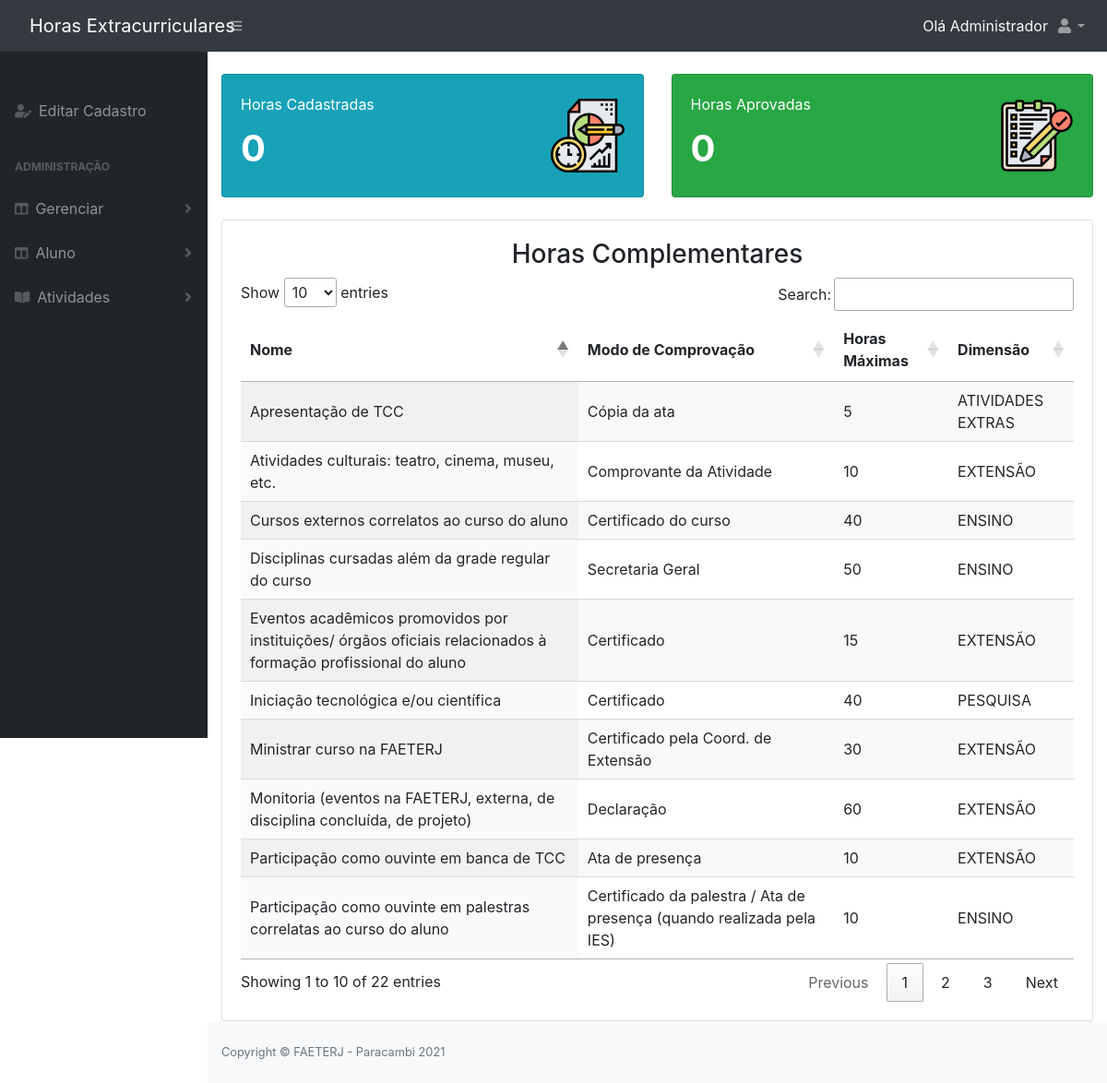
Page /aluno.php (signed in) on the committed database.
### tables this page shows
CREATE TABLE IF NOT EXISTS `atividade` (
  `id` INT NOT NULL PRIMARY KEY AUTO_INCREMENT,
  `nome` VARCHAR(255) NOT NULL,
  `modo_comprovacao` VARCHAR(255) NULL DEFAULT NULL,
  `max_horas` INT NOT NULL,
  `data_registro` DATETIME NOT NULL DEFAULT CURRENT_TIMESTAMP,
  `dimensao_id` INT NOT NULL,
   
  CONSTRAINT `fk_atividade_dimensao1`
    FOREIGN KEY (`dimensao_id`)
    REFERENCES `dimensao` (`id`));

CREATE TABLE IF NOT EXISTS `dimensao` (
  `id` INT NOT NULL AUTO_INCREMENT,
  `nome` VARCHAR(100) NOT NULL,
  `max_horas` INT NOT NULL,
  `data_registro` DATETIME NOT NULL DEFAULT CURRENT_TIMESTAMP,
  PRIMARY KEY (`id`));

### class/AlunoAtividadeDao.php (called while the page is built, shortened)
<?php
require_once 'DB.php';
abstract class AlunoAtividadeDao extends DB
{
  protected $table;
  public function horasCadastradas($id)
  {
    $sql = "SELECT time_format( SEC_TO_TIME( SUM( TIME_TO_SEC( a.carga_horaria ) ) ),'%H:%i') AS total
                FROM $this->table a INNER JOIN atividade at
                ON a.atividade_id = at.id where a.aluno_id = :id AND a.status = -1";
    $stmt = DB::prepare($sql);
    $stmt->bindParam(':id', $id, PDO::PARAM_INT);
    $stmt->execute();
    return $stmt->fetchAll();
  }
  public function horasAprovadas($id)
  {
    $sql = "SELECT time_format( SEC_TO_TIME( SUM( TIME_TO_SEC( a.carga_horaria ) ) ),'%H:%i') AS total
                FROM $this->table a INNER JOIN atividade at
                ON a.atividade_id = at.id where a.aluno_id = :id AND a.status = 1";
    $stmt = DB::prepare($sql);
    $stmt->bindParam(':id', $id, PDO::PARAM_INT);
    $stmt->execute();
    return $stmt->fetchAll();
  }
}

### class/DB.php (called while the page is built, shortened)
<?php
class DB{
	private static $instance;
	public static function getInstance(){
		if(!isset(self::$instance)){
			try {
				self::$instance = new PDO('mysql:host=' . DB_HOST . ';dbname=' . DB_NAME, DB_USER, DB_PASS, array(PDO::MYSQL_ATTR_INIT_COMMAND => "SET NAMES utf8"));
				self::$instance->setAttribute( PDO::ATTR_ERRMODE, PDO::ERRMODE_EXCEPTION);
				self::$instance->setAttribute(PDO::ATTR_DEFAULT_FETCH_MODE, PDO::FETCH_OBJ);
			} catch (PDOException $e) {
				echo $e->getMessage();
			}
		}
		return self::$instance;
	}
	public static function prepare($sql){
		return self::getInstance()->prepare($sql);
	}
}

### class/AtividadeDao.php (called while the page is built, shortened)
<?php
require_once 'DB.php';
abstract class AtividadeDao extends DB
{
    protected $table;
    public function listarTipoAtividade()
    {
        $sql = "SELECT a.id, a.nome, a.modo_comprovacao, a.max_horas, d.nome AS dimensao, a.dimensao_id FROM $this->table a INNER JOIN dimensao d WHERE a.dimensao_id = d.id";
        $stmt = DB::prepare($sql);
        $stmt->execute();
        return $stmt->fetchAll();
    }
}

### aluno.php (the view, shortened to what this page needs)
<?php
require_once "include/topo.php";
$alunoAtividade = new AlunoAtividade();
$atividade = new Atividade();
$horasCadastradas = $alunoAtividade->horasCadastradas($_SESSION['idAluno']);
foreach ($horasCadastradas as $key => $value) {
    $horasCadastrada = ($value->total != NULL) ? $value->total : '0';
}
$horasAprovadas = $alunoAtividade->horasAprovadas($_SESSION['idAluno']);
foreach ($horasAprovadas as $key => $value) {
    $horasAprovada = ($value->total != NULL) ? $value->total : '0';
}
?>
<div class="container-fluid">
    <?php require_once 'include/dashboardAluno.php'; ?>
    <div class="card bg-default">
        <div class="card-body">
<h3 class="text-center">Horas Complementares</h3>
            <table id="listar" class="display" style="width:100%">
                <thead>
                    <tr>
                        <th>Nome</th>
                        <th>Modo de Comprovação</th>
                        <th>Horas Máximas</th>
                        <th>Dimensão</th>
                    </tr>
                </thead>
                <?php foreach ($atividade->listarTipoAtividade() as $key => $value) : ?>
                    <tr>
                        <td><?php echo $value->nome; ?></td>
                        <td><?php echo $value->modo_comprovacao; ?></td>
                        <td><?php echo $value->max_horas; ?></td>
                        <td><?php echo $value->dimensao; ?></td>
                    </tr>
                <?php endforeach; ?>
            </table>
        </div>
    </div>
</div>
<?php require_once "include/rodape.php"; ?>

### include/topo.php (shortened to what this page needs)
<!DOCTYPE html>
<html lang="pt-br">
<head>
    <link href="dist/css/styles.css" rel="stylesheet" />
    <link rel="stylesheet" href="vendor/twbs/bootstrap/dist/css/bootstrap.css">
    <link rel="stylesheet" href="https://cdn.datatables.net/1.10.9/css/jquery.dataTables.min.css">
    <link rel="stylesheet" href="https://cdn.datatables.net/responsive/1.0.7/css/responsive.dataTables.min.css">
</head>
<body class="sb-nav-fixed">
<?php if($_SESSION['perfil'] == '1') {
    require_once 'menuAdmin.php';
}else if($_SESSION['perfil'] == '2') {
    require_once 'menuAluno.php';
}else{
    header("Location: login.php");
}
?>
        <div id="layoutSidenav_content">
            <main>
                <br>

### include/menuAdmin.php (shortened to what this page needs)
<nav class="sb-topnav navbar navbar-expand navbar-dark bg-dark">
    <a class="navbar-brand" href="index.php">Horas Extracurriculares</a>
    <button class="btn btn-link btn-sm order-1 order-lg-0" id="sidebarToggle" href="#"><i class="fas fa-bars"></i></button>
    <div class="text-light"><?php echo "Olá " . strtok($_SESSION['nome'], ' '); ?></div>
    <ul class="navbar-nav ml-auto ml-md-0">
        <li class="nav-item dropdown">
            <a class="nav-link dropdown-toggle" id="userDropdown" href="#" role="button" data-toggle="dropdown" aria-haspopup="true" aria-expanded="false"><i class="fas fa-user fa-fw"></i></a>
        </li>
    </ul>
</nav>
<div id="layoutSidenav">
    <div id="layoutSidenav_nav">
        <nav class="sb-sidenav accordion sb-sidenav-dark" id="sidenavAccordion">
            <div class="sb-sidenav-menu">
                <div class="nav">
                    <div class="sb-sidenav-menu-heading"></div>
                    <a class="nav-link" href="administradorEditar.php">
                        <div class="sb-nav-link-icon"><i class="fas fa-user-edit"></i></div>
                        Editar Cadastro
                    </a>
                    <div class="sb-sidenav-menu-heading">Administração</div>
                    <a class="nav-link collapsed" href="#" data-toggle="collapse" data-target="#gerenciar" aria-expanded="false" aria-controls="gerenciar">
                        <div class="sb-nav-link-icon"><i class="fas fa-columns"></i></div>
                        Gerenciar
                        <div class="sb-sidenav-collapse-arrow"><i class="fas fa-angle-down"></i></div>
                    </a>
                    <a class="nav-link collapsed" href="#" data-toggle="collapse" data-target="#alunos" aria-expanded="false" aria-controls="alunos">
                        <div class="sb-nav-link-icon"><i class="fas fa-columns"></i></div>
                        Aluno
                        <div class="sb-sidenav-collapse-arrow"><i class="fas fa-angle-down"></i></div>
                    </a>
                    <a class="nav-link collapsed" href="#" data-toggle="collapse" data-target="#atividades" aria-expanded="false" aria-controls="atividades">
                        <div class="sb-nav-link-icon"><i class="fas fa-book-open"></i></div>
                        Atividades
                        <div class="sb-sidenav-collapse-arrow"><i class="fas fa-angle-down"></i></div>
                    </a>
                </div>
            </div>
        </nav>
    </div>

### include/dashboardAluno.php (shortened to what this page needs)
<div class="row">
        <div class="col-xxl-3 col-lg-6">
            <div class="card bg-info text-white mb-4">
                <div class="card-body">
                    <div class="d-flex justify-content-between align-items-center">
                        <div class="mr-6">
                            <div class="card-title">Horas Cadastradas</div>
                            <h1 class="text-lg font-weight-bold"><?php echo $horasCadastrada; ?></h1>
                        </div>
                    </div>
                </div>
            </div>
        </div>
        <div class="col-xxl-3 col-lg-6">
            <div class="card bg-success text-white mb-4">
                <div class="card-body">
                    <div class="d-flex justify-content-between align-items-center">
                        <div class="mr-6">
                            <div class="card-title">Horas Aprovadas</div>
                            <h1 class="text-lg font-weight-bold"><?php echo $horasAprovada;?></h1>
                        </div>
                    </div>
                </div>
            </div>
        </div>
    </div>

### include/rodape.php (shortened to what this page needs)
</main>
<footer class="py-4 bg-light mt-auto">
    <div class="container-fluid">
        <div class="d-flex align-items-center justify-content-between small">
            <div class="text-muted">Copyright &copy; FAETERJ - Paracambi <?php echo date('Y') ?></div>
        </div>
    </div>
</footer>
</div>
</div>
</body>
</html>

### rows in the picture
atividade: nome "Disciplinas cursadas além da grade regular do curso", modo_comprovacao "Secretaria Geral", max_horas "50", dimensao.nome "ENSINO"
atividade: nome "Cursos externos correlatos ao curso do aluno", modo_comprovacao "Certificado do curso", max_horas "40", dimensao.nome "ENSINO"
atividade: nome "Participação como ouvinte em palestras correlatas ao curso do aluno", modo_comprovacao "Certificado da palestra / Ata de presença (quando realizada pela IES)", max_horas "10", dimensao.nome "ENSINO"
atividade: nome "Iniciação tecnológica e/ou científica", modo_comprovacao "Certificado", max_horas "40", dimensao.nome "PESQUISA"
atividade: nome "Participação como ouvinte em banca de TCC", modo_comprovacao "Ata de presença", max_horas "10", dimensao.nome "EXTENSÃO"
atividade: nome "Eventos acadêmicos promovidos por instituições/ órgãos oficiais relacionados à formação profissional do aluno", modo_comprovacao "Certificado", max_horas "15", dimensao.nome "EXTENSÃO"
atividade: nome "Atividades culturais: teatro, cinema, museu, etc.", modo_comprovacao "Comprovante da Atividade", max_horas "10", dimensao.nome "EXTENSÃO"
atividade: nome "Ministrar curso na FAETERJ", modo_comprovacao "Certificado pela Coord. de Extensão", max_horas "30", dimensao.nome "EXTENSÃO"
atividade: nome "Monitoria (eventos na FAETERJ, externa, de disciplina concluída, de projeto)", modo_comprovacao "Declaração", max_horas "60", dimensao.nome "EXTENSÃO"
atividade: nome "Apresentação de TCC", modo_comprovacao "Cópia da ata", max_horas "5", dimensao.nome "ATIVIDADES EXTRAS"

### other values in the picture
strtok($_SESSION['nome'], ' ') "Administrador"
$horasCadastrada "0"
$horasAprovada "0"
